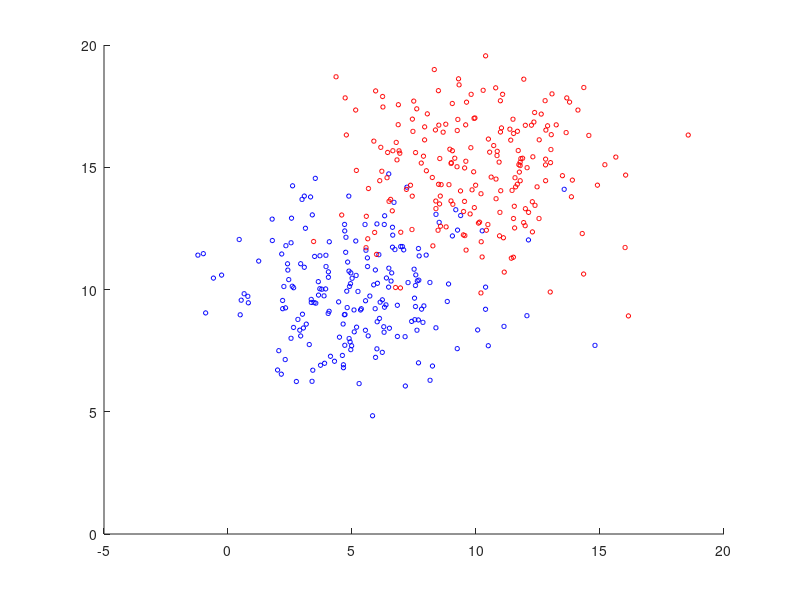

Write MATLAB code to recreate this figure. (Note: this script raises an error after producing the figure.)
clear all;
close all;

MU1 = [5 10];
SIGMA1 = [8 0; 0 4];
MU2 = [10 15];
SIGMA2 = [8 0; 0 4];
X1 = mvnrnd(MU1,SIGMA1,200);
X2 = mvnrnd(MU2,SIGMA2,200);

range1 = [-5:0.1:20]
range2 = [-5:0.1:20]

figure;
hold on;

scatter(X1(:,1), X1(:,2), 10, 'b');
scatter(X2(:,1), X2(:,2), 10, 'r');

[a_vectors, a_values] = eigs(SIGMA1)
[b_vectors, b_values] = eigs(SIGMA2)

a_theta = atan2(a_vectors(2,1), a_vectors(1,1));
plot_ellipse(MU1(1), MU1(2), a_theta, sqrt(a_values(1,1)), sqrt(a_values(2,2)));

b_theta = atan2(b_vectors(2,1), b_vectors(1,1));
plot_ellipse(MU2(1), MU2(2), b_theta, sqrt(b_values(1,1)),sqrt(b_values(2,2)));

map_1 = MAP([MU1; MU2], range1, range2, cat(3,SIGMA1,SIGMA2), [0.5 0.5]);
contour(range1, range2, map_1', [1 1], '--r');
hold on;

case1_classes = {X1, X2};
confusion = zeros(size(case1_classes, 2));

for i=1:size(case1_classes, 2)
    current_class = cell2mat(case1_classes(i));
    for j=1:size(current_class, 1)

       predicted = MAP([MU1; MU2], current_class(j,1), current_class(j,2), cat(3, SIGMA1, SIGMA2), [0.5 0.5]);
   
       confusion(i,predicted) = confusion(i,predicted) + 1;
    end
end 

confusion

error = (sum(confusion(:)) - trace(confusion)) / sum(confusion(:))